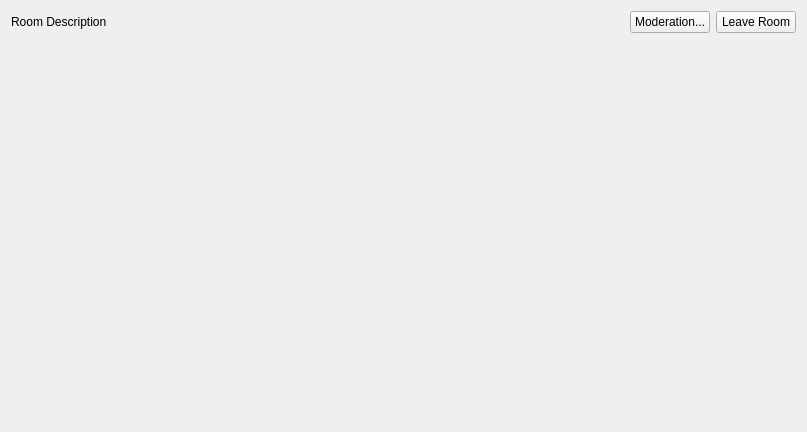
<?xml version="1.0" encoding="UTF-8"?>
<ui version="4.0">
 <class>ClientRoom</class>
 <widget class="QWidget" name="ClientRoom">
  <property name="geometry">
   <rect>
    <x>0</x>
    <y>0</y>
    <width>807</width>
    <height>432</height>
   </rect>
  </property>
  <property name="windowTitle">
   <string>Room Window</string>
  </property>
  <layout class="QVBoxLayout" name="verticalLayout">
   <item>
    <layout class="QVBoxLayout" name="verticalLayout_3">
     <item>
      <layout class="QHBoxLayout" name="horizontalLayout">
       <property name="rightMargin">
        <number>0</number>
       </property>
       <item>
        <widget class="QLabel" name="description">
         <property name="text">
          <string>Room Description</string>
         </property>
        </widget>
       </item>
       <item>
        <spacer name="horizontalSpacer">
         <property name="orientation">
          <enum>Qt::Horizontal</enum>
         </property>
         <property name="sizeHint" stdset="0">
          <size>
           <width>40</width>
           <height>20</height>
          </size>
         </property>
        </spacer>
       </item>
       <item>
        <widget class="QPushButton" name="moderation">
         <property name="text">
          <string>Moderation...</string>
         </property>
         <property name="visible">
          <bool>false</bool>
         </property>
        </widget>
       </item>
       <item>
        <widget class="QPushButton" name="disconnect">
         <property name="text">
          <string>Leave Room</string>
         </property>
        </widget>
       </item>
      </layout>
     </item>
     <item>
      <widget class="ChatRoom" name="chat" native="true"/>
     </item>
    </layout>
   </item>
  </layout>
 </widget>
 <customwidgets>
  <customwidget>
   <class>ChatRoom</class>
   <extends>QWidget</extends>
   <header>multiplayer/chat_room.h</header>
   <container>1</container>
  </customwidget>
 </customwidgets>
 <resources/>
 <connections/>
</ui>
